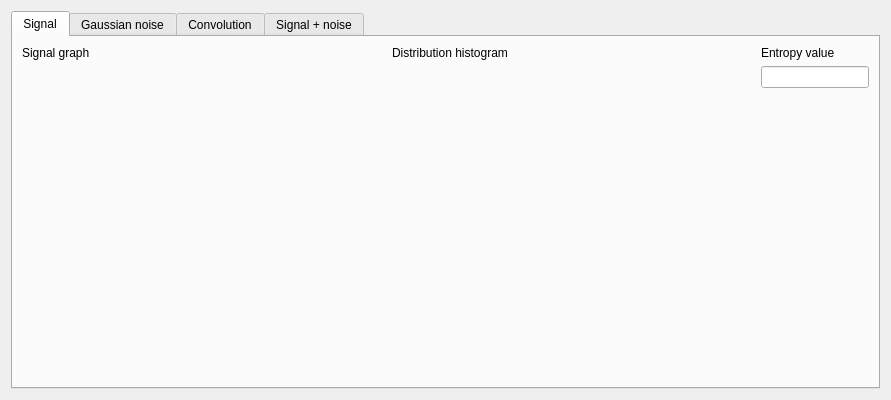
<?xml version="1.0" encoding="UTF-8"?>
<ui version="4.0">
 <class>MyForm</class>
 <widget class="QWidget" name="MyForm">
  <property name="geometry">
   <rect>
    <x>0</x>
    <y>0</y>
    <width>891</width>
    <height>400</height>
   </rect>
  </property>
  <property name="cursor">
   <cursorShape>ArrowCursor</cursorShape>
  </property>
  <property name="windowTitle">
   <string>Graph</string>
  </property>
  <layout class="QHBoxLayout" name="horizontalLayout">
   <property name="spacing">
    <number>6</number>
   </property>
   <item>
    <widget class="QTabWidget" name="tabWidget">
     <property name="contextMenuPolicy">
      <enum>Qt::DefaultContextMenu</enum>
     </property>
     <property name="tabPosition">
      <enum>QTabWidget::North</enum>
     </property>
     <property name="tabShape">
      <enum>QTabWidget::Rounded</enum>
     </property>
     <property name="currentIndex">
      <number>0</number>
     </property>
     <property name="movable">
      <bool>false</bool>
     </property>
     <property name="tabBarAutoHide">
      <bool>false</bool>
     </property>
     <widget class="QWidget" name="tb1Signal">
      <attribute name="title">
       <string>Signal</string>
      </attribute>
      <layout class="QGridLayout" name="gridLayout_2" rowstretch="0,0,0" columnstretch="1,1,0">
       <item row="1" column="2">
        <widget class="QLineEdit" name="lineEdit"/>
       </item>
       <item row="0" column="2">
        <widget class="QLabel" name="label_3">
         <property name="text">
          <string>Entropy value</string>
         </property>
        </widget>
       </item>
       <item row="0" column="1">
        <widget class="QLabel" name="label_2">
         <property name="text">
          <string>Distribution histogram </string>
         </property>
        </widget>
       </item>
       <item row="0" column="0">
        <widget class="QLabel" name="label">
         <property name="text">
          <string>Signal graph</string>
         </property>
        </widget>
       </item>
       <item row="2" column="2">
        <spacer name="verticalSpacer">
         <property name="orientation">
          <enum>Qt::Vertical</enum>
         </property>
         <property name="sizeHint" stdset="0">
          <size>
           <width>20</width>
           <height>40</height>
          </size>
         </property>
        </spacer>
       </item>
       <item row="1" column="1" rowspan="2">
        <widget class="QWidget" name="widget_2" native="true"/>
       </item>
       <item row="1" column="0" rowspan="2">
        <widget class="QWidget" name="widget" native="true"/>
       </item>
      </layout>
     </widget>
     <widget class="QWidget" name="tb2Noise">
      <attribute name="title">
       <string>Gaussian noise</string>
      </attribute>
      <layout class="QGridLayout" name="gridLayout_3" columnstretch="1,1,0">
       <item row="0" column="0">
        <widget class="QLabel" name="label_4">
         <property name="text">
          <string>Gaussian noise graph</string>
         </property>
        </widget>
       </item>
       <item row="0" column="1">
        <widget class="QLabel" name="label_5">
         <property name="text">
          <string>Distribution histogram </string>
         </property>
        </widget>
       </item>
       <item row="0" column="2">
        <widget class="QLabel" name="label_6">
         <property name="text">
          <string>Entropy value</string>
         </property>
        </widget>
       </item>
       <item row="1" column="0" rowspan="2">
        <widget class="QWidget" name="widget_3" native="true"/>
       </item>
       <item row="1" column="1" rowspan="2">
        <widget class="QWidget" name="widget_4" native="true"/>
       </item>
       <item row="1" column="2">
        <widget class="QLineEdit" name="lineEdit_2"/>
       </item>
       <item row="2" column="2">
        <spacer name="verticalSpacer_2">
         <property name="orientation">
          <enum>Qt::Vertical</enum>
         </property>
         <property name="sizeHint" stdset="0">
          <size>
           <width>20</width>
           <height>40</height>
          </size>
         </property>
        </spacer>
       </item>
      </layout>
     </widget>
     <widget class="QWidget" name="tb3Convolution">
      <attribute name="title">
       <string>Convolution</string>
      </attribute>
      <layout class="QVBoxLayout" name="verticalLayout" stretch="0,1">
       <item>
        <widget class="QLabel" name="label_10">
         <property name="text">
          <string>Convolution</string>
         </property>
        </widget>
       </item>
       <item>
        <widget class="QWidget" name="widget_7" native="true"/>
       </item>
      </layout>
     </widget>
     <widget class="QWidget" name="tb4SignalNoise">
      <attribute name="title">
       <string>Signal + noise</string>
      </attribute>
      <layout class="QGridLayout" name="gridLayout_4" rowstretch="0,0,0" columnstretch="1,1,0">
       <item row="0" column="2">
        <widget class="QLabel" name="label_9">
         <property name="text">
          <string>Entropy value</string>
         </property>
        </widget>
       </item>
       <item row="1" column="0" rowspan="2">
        <widget class="QWidget" name="widget_5" native="true"/>
       </item>
       <item row="0" column="1">
        <widget class="QLabel" name="label_8">
         <property name="text">
          <string>Distribution histogram </string>
         </property>
        </widget>
       </item>
       <item row="1" column="1" rowspan="2">
        <widget class="QWidget" name="widget_6" native="true"/>
       </item>
       <item row="0" column="0">
        <widget class="QLabel" name="label_7">
         <property name="text">
          <string>Signal + noise graph</string>
         </property>
        </widget>
       </item>
       <item row="1" column="2">
        <widget class="QLineEdit" name="lineEdit_3"/>
       </item>
       <item row="2" column="2">
        <spacer name="verticalSpacer_3">
         <property name="orientation">
          <enum>Qt::Vertical</enum>
         </property>
         <property name="sizeHint" stdset="0">
          <size>
           <width>20</width>
           <height>349</height>
          </size>
         </property>
        </spacer>
       </item>
      </layout>
     </widget>
    </widget>
   </item>
  </layout>
 </widget>
 <resources/>
 <connections/>
</ui>
